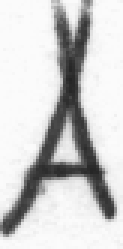
#> input picture IAM_Cleaned_DB_A2Z_to_be_shared/A/A-110052.png, 41 x 83 px, found by its file name (shown 3 times larger); its folder holds only this picture in this run
$ python neg_sample_create.py
#> lines starting #> are read from the running program, lines starting #| are printed output that depends on the picture

import os,random
import numpy as np
import PIL
import shutil
import cv2

def crop_image(image,dest,percent,pos):
    import os,random
    img = cv2.imread(image)
    #cv2.imshow('image',img)
    #print(img.shape)
    rand_range = img.shape[1]
    percent = int(rand_range - img.shape[1]*percent/100)
    if pos:
        cropped = img[0:img.shape[0],percent:img.shape[1]]
    else:
        cropped = img[0:img.shape[0],0:percent]

    #cv2.imshow("cropped", cropped)
    cv2.imwrite(dest, cropped)
    cv2.waitKey(0)


def concatenate_images(image_list,output_path):
    import numpy as np
    import PIL
    list_im = image_list
    imgs= [ PIL.Image.open(i) for i in list_im ]
    # pick the image which is the smallest, and resize the others to match it (can be arbitrary image shape here)
    min_shape = sorted( [(np.sum(i.size), i.size ) for i in imgs])[0][1]
    imgs_comb = np.hstack( (np.asarray( i.resize(min_shape) ) for i in imgs ) )
    # save that beautiful picture
    imgs_comb = PIL.Image.fromarray(imgs_comb)
    imgs_comb.save(output_path)


def delete_contents(path):
    folder = path
    for the_file in os.listdir(folder):
        file_path = os.path.join(folder, the_file)
        try:
            if os.path.isfile(file_path):
                os.unlink(file_path)
        except Exception as e:
            print(e)


def neg_sampcreate(image1,image2,dest):
    import numpy as np
    import shutil
    val = random.randint(20,50)
    #print(val)
    base_path = r"C:\Work\Barclays\PPI"
    try:
        temp_dest = os.path.join(base_path,'temp')
        if not os.path.exists(temp_dest):
            os.makedirs(temp_dest)
        dest1 =os.path.join(temp_dest,'dest.png')
        dest2 =os.path.join(temp_dest,'dest2.png')
        #print(dest1,dest2)
        #print(image1)
        crop_image(image1,dest1,val,True)
        #print(image2)
        crop_image(image2,dest2,val,False)
        d1 = cv2.imread(dest1)
        d2 = cv2.imread(dest2)
        concatenate_images(image_list=[dest1,dest2],output_path=dest)
        delete_contents(temp_dest)
    except Exception as e:
        shutil.rmtree(temp_dest)


def create_all_possible_pairs(lists):
    result = []
    for p1 in range(len(lists)):
            for p2 in range(p1+1,len(lists)):
                    result.append([lists[p1],lists[p2]])
    return result


if __name__ == '__main__':

    source = r"C:\Work\Barclays\PPI\IAM_Cleaned_DB_A2Z_to_be_shared"
    destination = os.path.abspath(r"C:\Work\Barclays\PPI\N_n_2")
    #print(destination)
    if not os.path.exists(destination):
        os.mkdir(destination)
    number_list = os.listdir(source)
    pairs = create_all_possible_pairs(number_list)
    # l =[]
    for each  in pairs:
        dir1,dir2 = os.path.join(source,each[0]),os.path.join(source,each[1])
        len_dir1,len_dir2 = len(os.listdir(dir1)),len(os.listdir(dir2))
        if len_dir1<=len_dir2:
            target = len_dir1
        else:
            target = len_dir2
        fil1,fil2 = zip(*random.sample(list(zip(os.listdir(dir1), os.listdir(dir2))),target))
        final_comp_list = list(zip(fil1,fil2))
        for img in final_comp_list:
            image1 = os.path.join(dir1,img[0])
            image2 = os.path.join(dir2,img[1])
            filename = str(image1.split(os.sep)[-1])+"_"+str(image2.split(os.sep)[-1])
            out_dest= os.path.join(destination,filename)
            #l.append(os.path.join(destination,filename))
            #print(image1,image2)
            #print(os.path.exists(os.path.join(dir1,image1)),os.path.exists(os.path.join(dir2,image2)))
            neg_sampcreate(image1,image2,out_dest)
#> in crop_image, img is the input picture: shape (83, 41, 3); min 36, max 251, mean 205.2
#> call 2 of crop_image, with dest = 'C:\\Work\\Barclays\\PPI/temp/dest2.png', percent = 44, pos = False
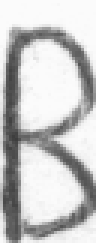
#> input picture IAM_Cleaned_DB_A2Z_to_be_shared/B/B-115181.png, 32 x 81 px, found by its file name (shown 3 times larger)
#> in crop_image, img is the input picture: shape (81, 32, 3); min 61, max 251, mean 198
#> in concatenate_images, `imgs= [ PIL.Image.open(i) for i in list_im ]`: imgs = 2 items
#> in concatenate_images, `min_shape = sorted( [(np.sum(i.size), i.size ) for i in imgs])[0][1]`: min_shape = (17, 81)
#> in concatenate_images, `imgs_comb = np.hstack( (np.asarray( i.resize(min_shape) ) for i in img..`:
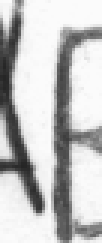
#> imgs_comb: shape (81, 34, 3) (shown 3 times larger); min 37, max 251, mean 194.4
